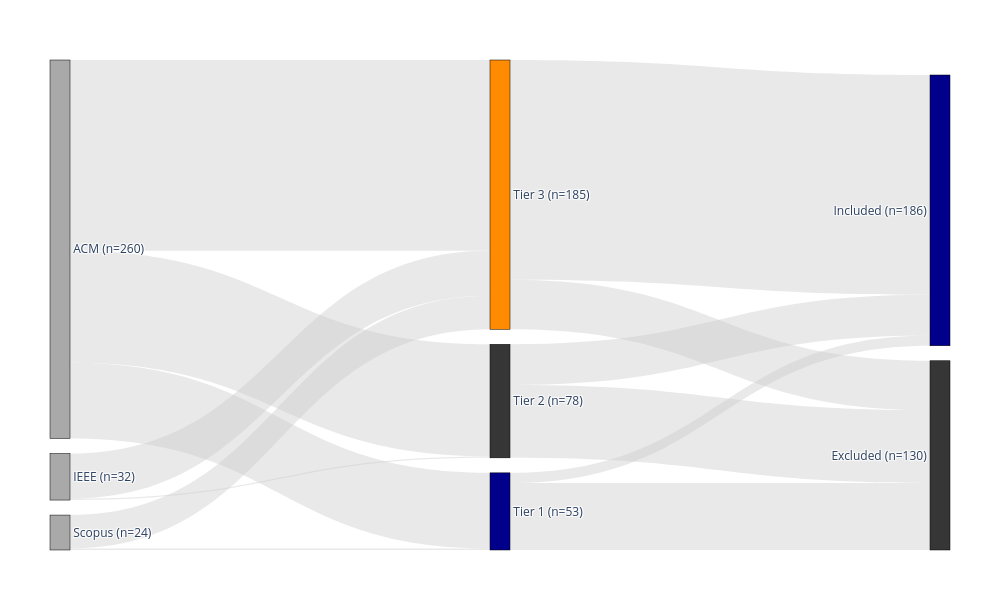

The notebook cell this image was saved under:
### Code cell
using PlotlyJS

# --- 1. Data Definitions ---
names = [
    "IEEE", "ACM", "Scopus",       # Indices 1-3
    "Tier 1", "Tier 2", "Tier 3",         # Indices 4-6
    "Included", "Excluded"              # Indices 13-14
]

src =       [1, 1, 1, 2, 2, 2, 3, 3, 3, 4, 4, 5, 5, 6, 6]
dst =       [4, 5, 6, 4, 5, 6, 4, 5, 6, 7, 8, 7, 8, 7, 8]
weights =   [0, 1, 31, 52, 77, 131, 1, 0, 23, 7, 46, 28, 50, 151, 34]

# --- 2. Calculate Node Totals for Labels ---
# We want to display (n=XX) on the nodes.
# For Source nodes (Tier 1-3), we sum the OUTGOING flow.
# For all other nodes, we sum the INCOMING flow.

in_flow = zeros(Int, length(names))
out_flow = zeros(Int, length(names))

for (s, d, w) in zip(src, dst, weights)
    out_flow[s] += w
    in_flow[d] += w
end

updated_names = String[]
for (i, name) in enumerate(names)
    # If a node has no incoming flow (it's a start node), show its Outgoing count
    # Otherwise, show its Incoming count
    count = in_flow[i] == 0 ? out_flow[i] : in_flow[i]
    push!(updated_names, "$name (n=$count)")
end

# --- 3. Define Colors ---
node_colors = [
    "darkgray", "darkgray", "darkgray",
    "darkblue", "#363636", "darkorange",  # Tier 1 DBs
    "darkblue", "#363636", "darkorange",  # Tier 2 DBs
    "darkblue", "#363636", "darkorange",  # Tier 3 DBs
    "green", "red"
]

# --- 4. Plotting ---
p = plot(sankey(
    arrangement = "snap", # This keeps columns aligned neatly
    node = attr(
        pad = 15,
        thickness = 20,
        line = attr(color = "black", width = 0.5),
        label = updated_names, # Use our new labels with numbers
        color = node_colors
    ),
    link = attr(
        source = src .- 1, # Fix 1-based indexing
        target = dst .- 1,
        value = weights,
        color = "rgba(200, 200, 200, 0.4)" # Semi-transparent grey for better visibility
    )
), Layout(font_size=12, height=600, width=1000))

display(p)
# savefig(p, "Sankey_With_Numbers.png")

### Figure 1 — Plotly figure (JSON) as saved in the notebook; plotly's stock layout.template omitted (floating-point values rounded to 4 significant figures)
{"data": [{"arrangement": "snap", "link": {"color": "rgba(200, 200, 200, 0.4)", "source": [0, 0, 0, 1, 1, 1, 2, 2, 2, 3, 3, 4, 4, 5, 5], "target": [3, 4, 5, 3, 4, 5, 3, 4, 5, 6, 7, 6, 7, 6, 7], "value": [0, 1, 31, 52, 77, 131, 1, 0, 23, 7, 46, 28, 50, 151, 34]}, "node": {"color": ["darkgray", "darkgray", "darkgray", "darkblue", "#363636", "darkorange", "darkblue", "#363636", "darkorange", "darkblue", "#363636", "darkorange", "green", "red"], "label": ["IEEE (n=32)", "ACM (n=260)", "Scopus (n=24)", "Tier 1 (n=53)", "Tier 2 (n=78)", "Tier 3 (n=185)", "Included (n=186)", "Excluded (n=130)"], "line": {"color": "black", "width": 0.5}, "pad": 15, "thickness": 20}, "type": "sankey"}], "layout": {"font": {"size": 12}, "height": 600, "margin": {"b": 50, "l": 50, "r": 50, "t": 60}, "width": 1000}}
